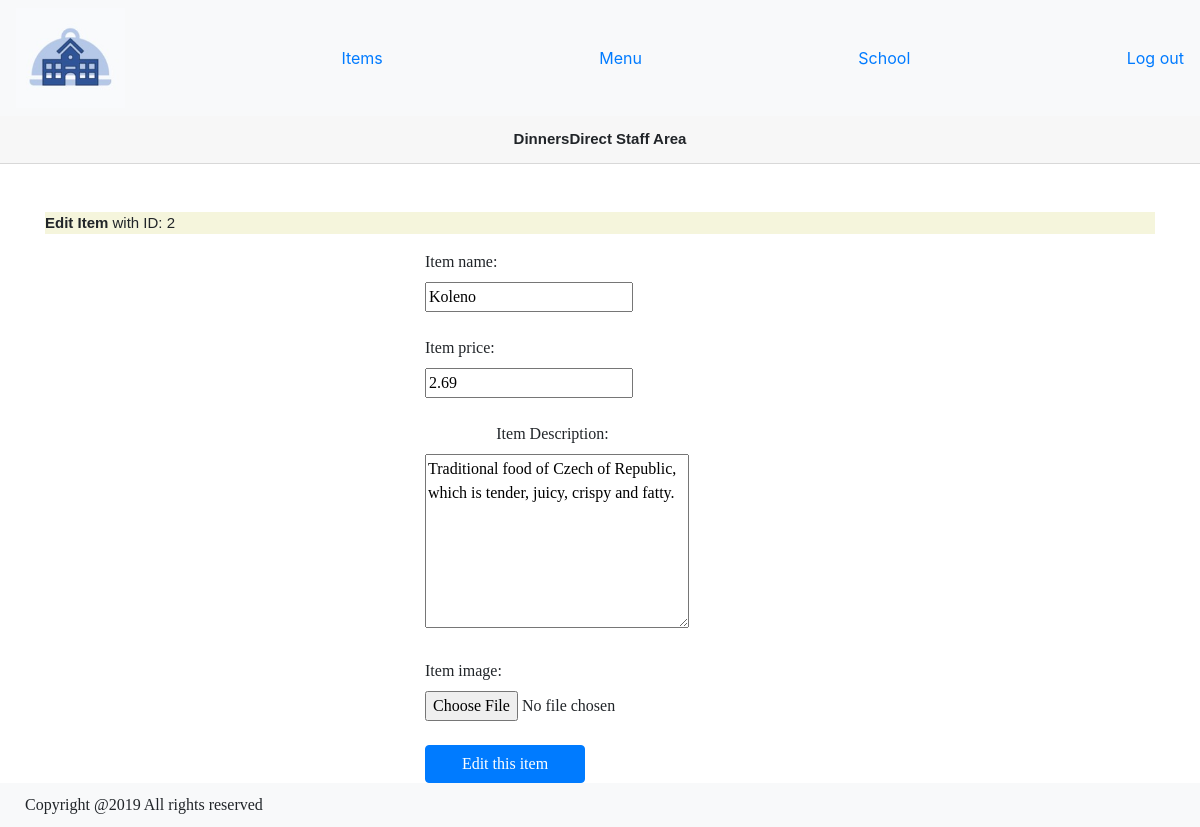
Screenshot of /public/staff/items_edit.php?id=2 with the database file from the repository.
### tables this page shows
CREATE TABLE item (
  item_id int(10) UNSIGNED NOT NULL AUTO_INCREMENT,
  item_image text NOT NULL,
  item_name text NOT NULL,
  item_price double(10,2) UNSIGNED NOT NULL,
  item_description text NOT NULL,
  last_update TIMESTAMP NOT NULL DEFAULT CURRENT_TIMESTAMP  ON UPDATE CURRENT_TIMESTAMP,
  PRIMARY KEY(item_id)
);

### private/functions.php (called while the page is built, shortened)
<?php
function test_input($user_input) {
    $user_input = trim($user_input);
    $user_input = stripslashes($user_input);
    $user_input = htmlspecialchars($user_input);
    return $user_input;
};
function get_specific_data ($db, $specific_field, $user_input, $table_name, $field_name) {
    $user_input = test_input($user_input);
    $query = "SELECT $specific_field FROM $table_name WHERE $field_name = '$user_input'";
    $result = mysqli_query($db, $query);
    if (mysqli_num_rows($result) == 1) {
        $data = mysqli_fetch_assoc($result);
    }
    elseif (mysqli_num_rows($result) > 1){
        $data = convert_sql_result_to_array($result);
    } else {
        $data = false;
    }
    return $data;
}
function get_data($db, $user_input, $table_name, $field_name) {
    $data = get_specific_data($db, '*', $user_input, $table_name, $field_name);
    return $data;
}
?>

### public/staff/items_edit.php (the view, shortened to what this page needs)
<?php require_once($_SERVER['DOCUMENT_ROOT'] . "/COMP0034_GroupK/private/initialize.php"); ?>
<?php require_once('staff_header.php');
$item_id = $_GET['id'] ?? '1';
$item_data = get_data($db, $item_id, 'item', 'item_id');
?>
<div class="container">
    <header><strong>Edit Item</strong> with ID: <?php echo $item_id;?></header>
    <form id="edit_item_form" method="post" action="" enctype="multipart/form-data">
        <div class="row">
            <div class="col-md-4"></div>
            <div class="col-md-2">
            <label>Item name: </label>
            <input name="item_name" type="text" class="form" value="<?php echo $item_data['item_name'];?>">
        </div>
        <div class="col-md-6"></div>
        </div>
        <br>
        <div class="row">
            <div class="col-md-4"></div>
            <div class="col-md-2">
            <label>Item price: </label>
            <input name="item_price" type="number" step="0.01" class="form" value="<?php echo $item_data['item_price'];?>">
            </div>
            <div class="col-md-6"></div>
        </div>
        <br>
        <div class="row">
            <div class="col-md-4"></div>
            <div class="col-md-3">
            <label>Item Description: </label>
            <textarea rows="7" cols="27" name="item_description" form="edit_item_form"><?php echo $item_data['item_description'];?></textarea>
            </div>
            <div class="col-md-5"></div>
        </div>
        <br>
        <div class="row">
            <div class="col-md-4"></div>
            <div class="col-md-2">
                <label>Item image: </label>
                <input name="item_image" type="file">
            </div>
            <div class="col-md-6"></div>
        </div>
        <br>
        <div class="row">
            <div class="col-md-4"></div>
            <div class="col-md-2">
        <button class="btn btn-primary btn-block" name="submit" type="submit">Edit this item</button>
            </div>
            <div class="col-md-6"></div>
        </div>
    </form>
</div>
<?php require_once('staff_footer.php');?>

### public/stylesheets/dinnersDirect.css (style rules this page uses)
header { background-color: beige; font-size: 15px; font-family: helvetica; }
#step1, #step2, #step3, .col-md-3 { text-align: center; }
body { min-height: 100%; }
h1, .container, .container-fluid, label { font-family: Palatino !important; }

### rows the page displays
item: item_name "Koleno", item_price "2.69", item_description "Traditional food of Czech of Republic, which is tender, juicy, crispy and fatty."

### other values shown
$item_id "2"
